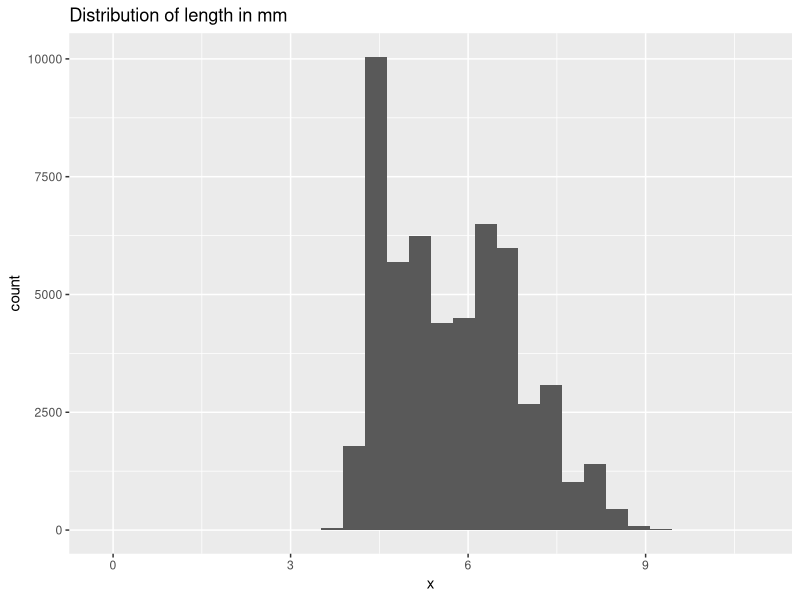
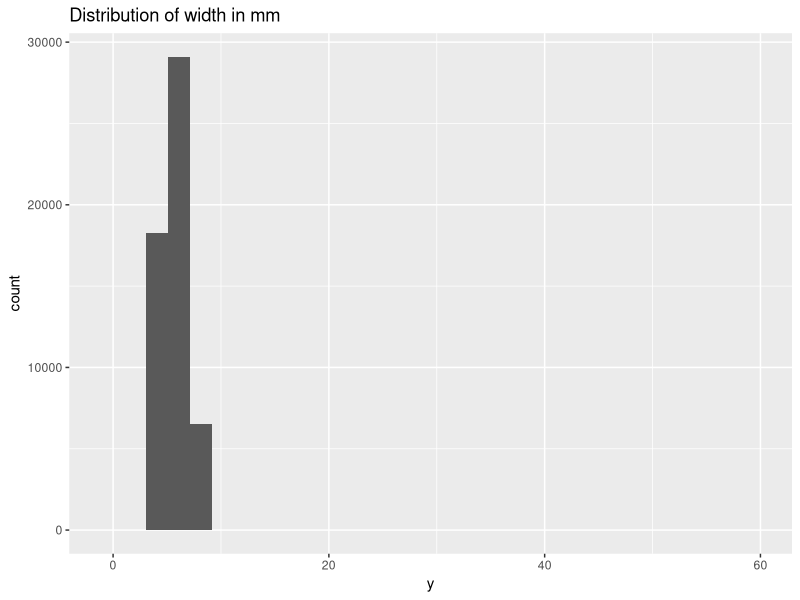
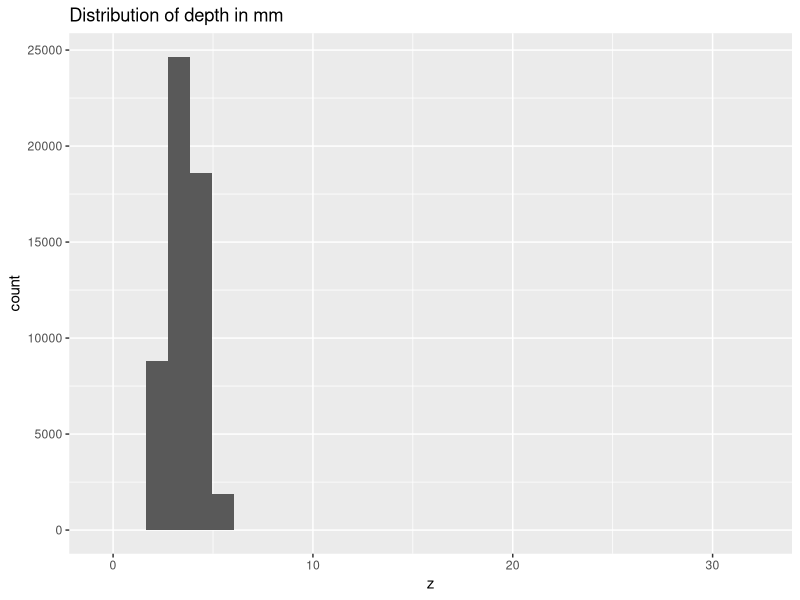
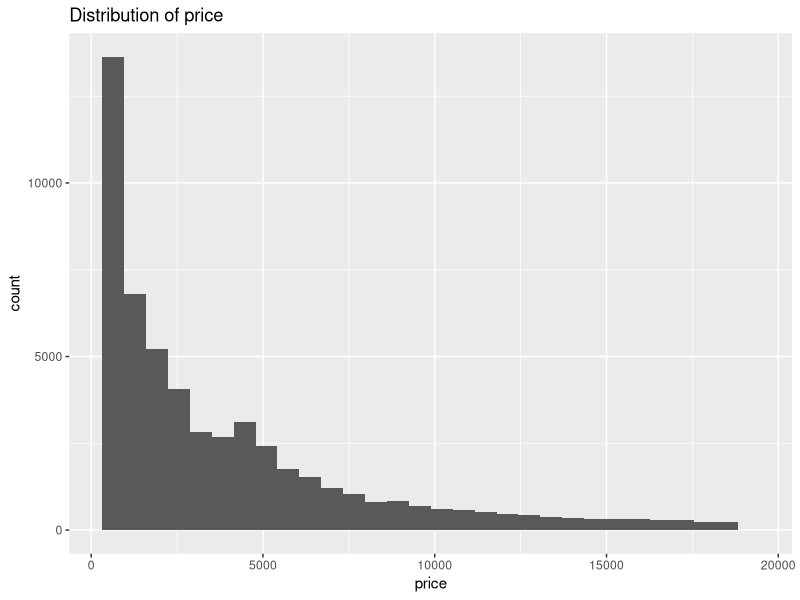
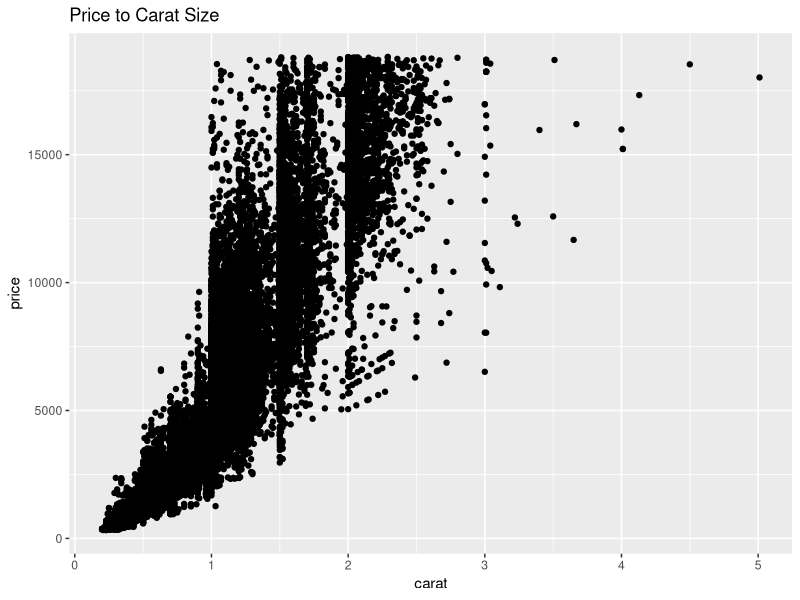
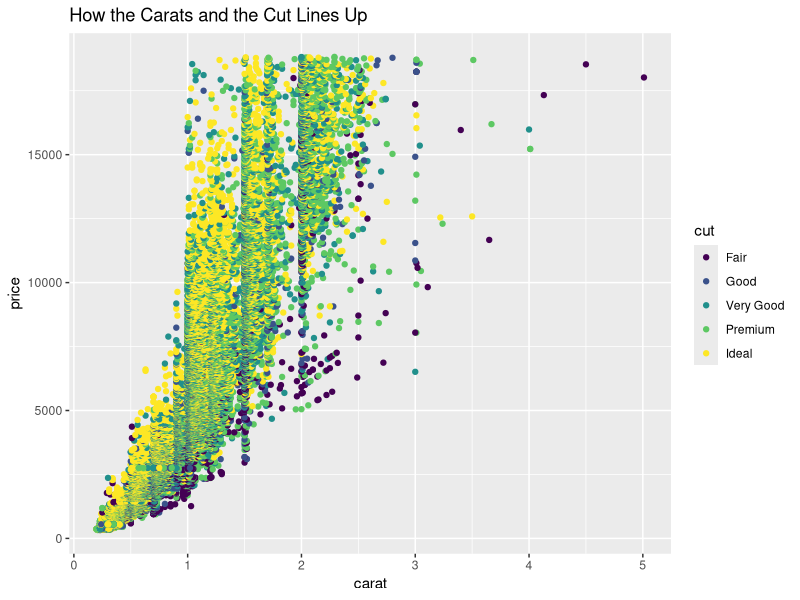
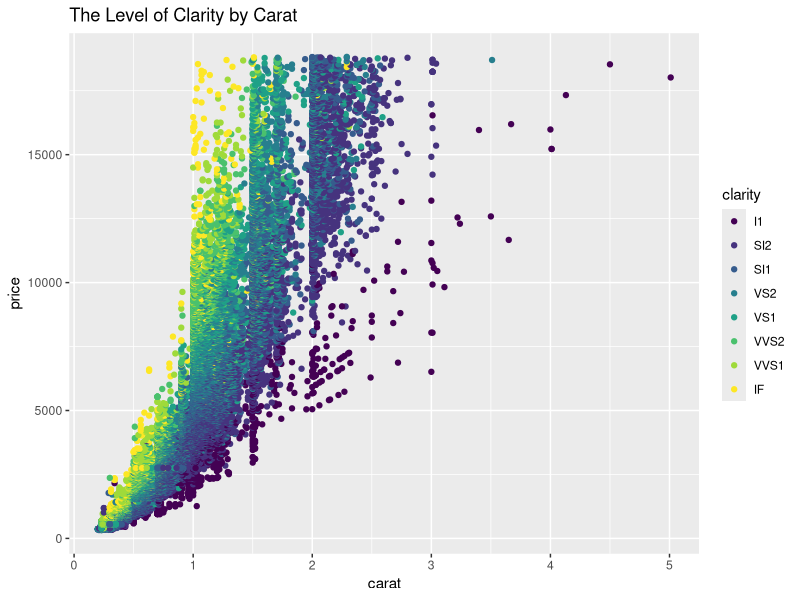
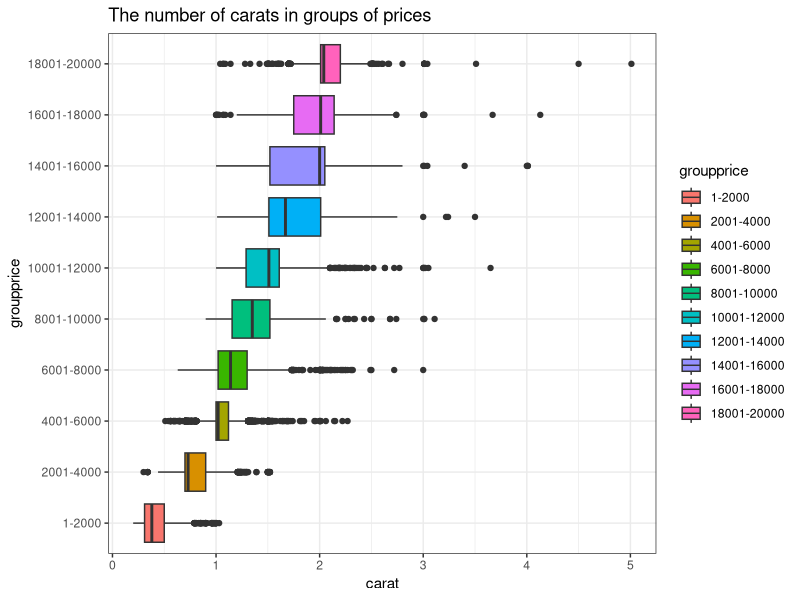

The R source for these figures, in order:
## ---- chunk 1
knitr::opts_chunk$set(echo = TRUE)
## ---- chunk 2
library(tidyverse)
plot1 <- ggplot(diamonds, aes(x=x)) + 
  geom_histogram() +
    labs(title = "Distribution of length in mm")
plot1
plot2 <- ggplot(diamonds, aes(x=y)) + 
  geom_histogram() +
    labs(title = "Distribution of width in mm")
plot2
plot3 <- ggplot(diamonds, aes(x=z)) + 
  geom_histogram() +
    labs(title = "Distribution of depth in mm")
plot3
## ---- chunk 3
plot4 <- ggplot(diamonds, aes(x = price)) + 
  geom_histogram() +
      labs(title = "Distribution of price")
plot4
## ---- chunk 4
plot5 <- ggplot(diamonds, aes(x=carat, y=price)) + geom_point() +
      labs(title = "Price to Carat Size")
plot5
## ---- chunk 5
plot6 <- ggplot(diamonds, aes(x=carat, y=price, color=cut)) + 
  geom_point() +
      labs(title = "How the Carats and the Cut Lines Up")
plot6
## ---- chunk 6
plot7 <- ggplot(diamonds, aes(x=carat, y=price, color=clarity)) + 
  geom_point() +
      labs(title = "The Level of Clarity by Carat")
plot7
## ---- chunk 7
price_diamonds <- diamonds %>%
  mutate(groupprice = 
           case_when(
             price>=0 & price <= 2000 ~ "1-2000",
             price>=2001 & price <= 4000 ~ "2001-4000",
             price>=4001 & price <= 6000 ~ "4001-6000",
             price>=6001 & price <= 8000 ~ "6001-8000",
             price>=8001 & price <= 10000 ~ "8001-10000",
             price>=10001 & price <= 12000 ~ "10001-12000",
             price>=12001 & price <= 14000 ~ "12001-14000",
             price>=14001 & price <= 16000 ~ "14001-16000",
             price>=16001 & price <= 18000 ~ "16001-18000",
             price>=18001 & price <= 20000 ~ "18001-20000"),
         groupprice = fct_relevel(groupprice,
"1-2000","2001-4000","4001-6000","6001-8000","8001-10000","10001-12000","12001-14000","14001-16000","16001-18000","18001-20000"))
head(price_diamonds)
plot8 <- ggplot(price_diamonds, aes(x = groupprice, y = carat, fill = groupprice)) +
  geom_boxplot() +
  coord_flip() +
  theme_bw() +
  labs(title = "The number of carats in groups of prices")
plot8
## ---- chunk 8
plot9 <- diamonds %>% 
  filter(carat>=4.0) %>%
  group_by(carat) %>% 
  ggplot(aes(x = price)) +
  geom_histogram() +
  theme_bw() +
  labs(title = "The Price of Very Large Diamonds")
plot10 <- diamonds %>% 
  filter(carat<=1.5) %>%
  group_by(carat) %>% 
  ggplot(aes(x = price)) +
  geom_histogram() +
  theme_bw() +
  labs(title = "The Price of Very Small Diamonds")
plot9
plot10
## ---- chunk 9
plot11 <- ggplot(diamonds, aes(x = price, y = carat, color)) + 
  geom_col() +
  facet_wrap(~cut, ncol=5) +
  theme_bw() +
  theme(axis.text.x = element_text(face="bold", 
                           size=8, angle=45)) +
  coord_cartesian(ylim = c(0, 12), expand = TRUE) +
  labs(title = "Cut, Carat, and Price")
plot11
